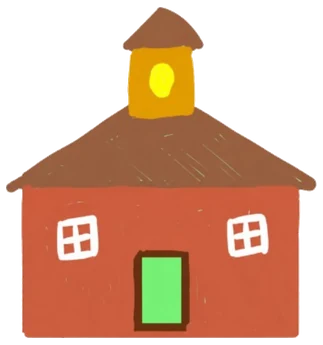
#> input picture assets/navmap/img/w/education.webp, 323 x 345 px
$ python -i navmap-stickers.py   (imports and definitions only)
#> lines starting #> are read from the running program, lines starting #| are printed output that depends on the picture; after the words box and inside, x2 and y2 are one past the last pixel; in counts of white or black regions, pixels touching at a corner belong together
# The students' own sticker drawings into the navigation picture (18 Oct 2026).
# Each drawing arrives as a 1920x1080 slide export, one object on white. We cut the
# white away, keep the object's own proportions, and sit it where the placeholder
# sat: same ground line, same centre, the same visual weight (equal area).
# Sprite boxes in layout-pages.js and their click outlines are rewritten to match.
#   python3 build/navmap-stickers.py "<folder of slides>" [--write]
import json, math, os, re, sys
import numpy as np
from PIL import Image
from scipy import ndimage as nd

ROOT = os.path.dirname(os.path.dirname(os.path.abspath(__file__)))
IMG = os.path.join(ROOT, 'assets/navmap/img/w')
LAYOUT = os.path.join(ROOT, 'assets/navmap/layout-pages.js')

# slide -> the sticker it replaces.  'crop' takes the upper part of a drawing for a
# second sticker (the board without its post, the screen without its mast); those two
# are held or mounted by another object, so their boxes are left exactly where they are.
JOBS = [
    ('3',  'description'),
    ('5',  'biomanufacturing'),
    ('7',  'engineering'),
    ('9',  'development'),
    ('11', 'contribution@toolbox'),
    ('13', 'results@stand', {'top': 'results'}),
    ('16', 'parts'),
    ('17', 'plant@plot', {'largest': True, 'panel': True}),
    ('20', 'safety-and-security', {'onpost': 'safety-and-security@post'}),
    ('22', 'notebook'),
    ('24', 'model'),
    ('27', 'software@stand', {'top': 'software'}),
    ('29', 'protein-design'),
    ('32', 'human-practices'),
    ('34', 'education'),
    ('36', 'entrepreneurship'),
    ('38', 'sustainability'),
    ('40', 'laws-and-regulations'),
    ('42', 'geospatial-analysis'),
    ('44', 'data-physicalization'),
    ('47', 'attributions'),
]
FIXED = {'results', 'software'}        # sits in another object's hands / on its mast
MARGIN = 0.02                          # transparent breathing room, as a share of the art


def cutout(path, largest=False, flat=23, soft=55):
    """A slide export -> RGBA with its backing taken away, trimmed to the drawing.

    The backing is whatever colour runs round the edge of the slide (white on most of
    them, a pale panel on one), taken only where it reaches the border."""
#> called with path = '../assets/navmap/img/w/education.webp', largest = False, flat = 23, soft = 55
    im = Image.open(path).convert('RGB')
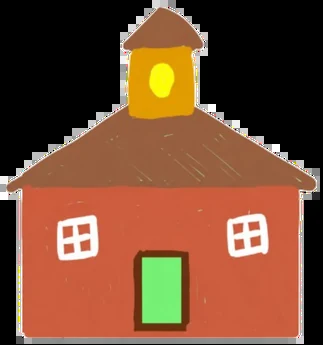
#> im: PIL image 323x345 RGB; mean R, G, B 119.6, 75.7, 50.6
    A = np.asarray(im).astype(np.int16)
    frame = np.concatenate([A[0], A[-1], A[:, 0], A[:, 1]])
#> frame = 1336 rows, first 8: [0, 0, 0], [0, 0, 0], [0, 0, 0], [0, 0, 0], [0, 0, 0], [0, 0, 0], [0, 0, 0], [0, 0, 0]
    back = np.median(frame, 0)
#> back = [0, 0, 0]
    d = np.abs(A - back).max(2)
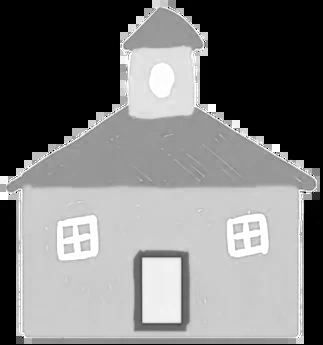
#> d: shape (345, 323) float64; min 0, max 255, mean 122.3
    lab, _ = nd.label(d <= flat)
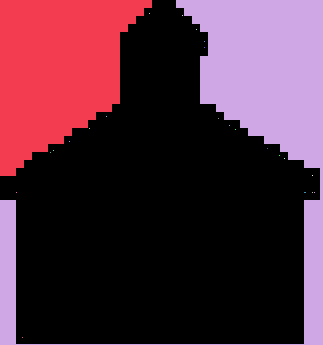
#> lab: shape (345, 323) int32; 25 distinct labels, from 0 to 24; one colour per label, 0 black
    edge = set(np.unique(np.concatenate([lab[0], lab[-1], lab[:, 0], lab[:, -1]]))) - {0}
#> edge = 2 items
    solid = ~np.isin(lab, list(edge))
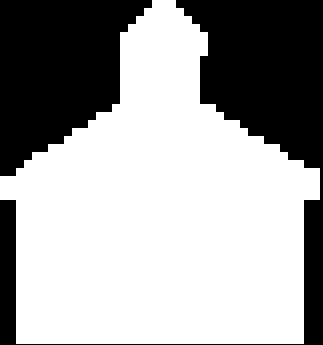
#> solid: shape (345, 323) bool; 64% white; 2 black regions, box (x1, y1, x2, y2) and area: (0, 0, 323, 345) 22603, (0, 0, 152, 176) 17536
    alpha = solid.astype(float)
    band = solid & nd.binary_dilation(~solid, iterations=2)
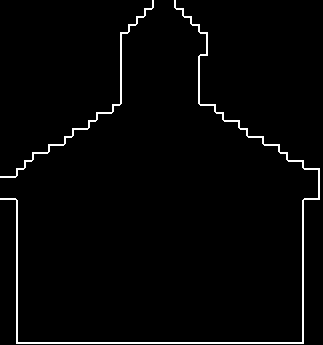
#> band: shape (345, 323) bool; 2.2% white in thin lines or dots
    alpha[band] = np.minimum(alpha[band], np.clip(d / float(soft), 0, 1)[band])
#> alpha: shape (345, 323) float64; min 0, max 1, mean 0.64
    A = np.asarray(im)
    # specks from the export (a stray mark, a slide title) are not part of the drawing
    parts, n = nd.label(alpha > 0.15)
#> n = 1
    sizes = np.bincount(parts.ravel())[1:]
#> sizes = [71295]
    keep = [i + 1 for i, s in enumerate(sizes) if s >= sizes.max() * (1.0 if largest else 0.005)]
#> keep = [1]
    alpha[~np.isin(parts, keep)] = 0
#> alpha: shape (345, 323) float64; min 0, max 1, mean 0.64
    out = Image.fromarray(np.dstack([A, (alpha * 255).astype(np.uint8)]), 'RGBA')
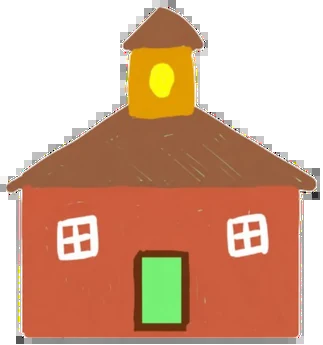
#> out: PIL image 323x345 RGBA; mean R, G, B, A 119.6, 75.7, 50.6, 163.1; transparent parts drawn white
    return out.crop(out.split()[-1].point(lambda v: 255 if v > 10 else 0).getbbox())
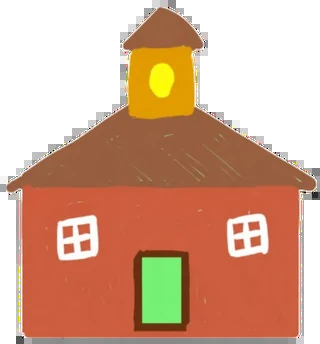
#> returned value: PIL image 320x344 RGBA; mean R, G, B, A 121, 76.6, 51.2, 165.1; transparent parts drawn white


# [15 lines left out: function strip_panel, not called in this run]


def rows_profile(im):
    a = np.asarray(im)[..., 3] > 40
    return a.sum(1)


# [12 lines left out: functions top_block, drop_stem, not called in this run]


def content_box(im, t=8):
    return im.split()[-1].point(lambda v: 255 if v > t else 0).getbbox()


# [98 lines left out: functions framed, hit_points, main, not called in this run]


# [3 lines not run here, left out]

>>> result = cutout('../assets/navmap/img/w/education.webp')
